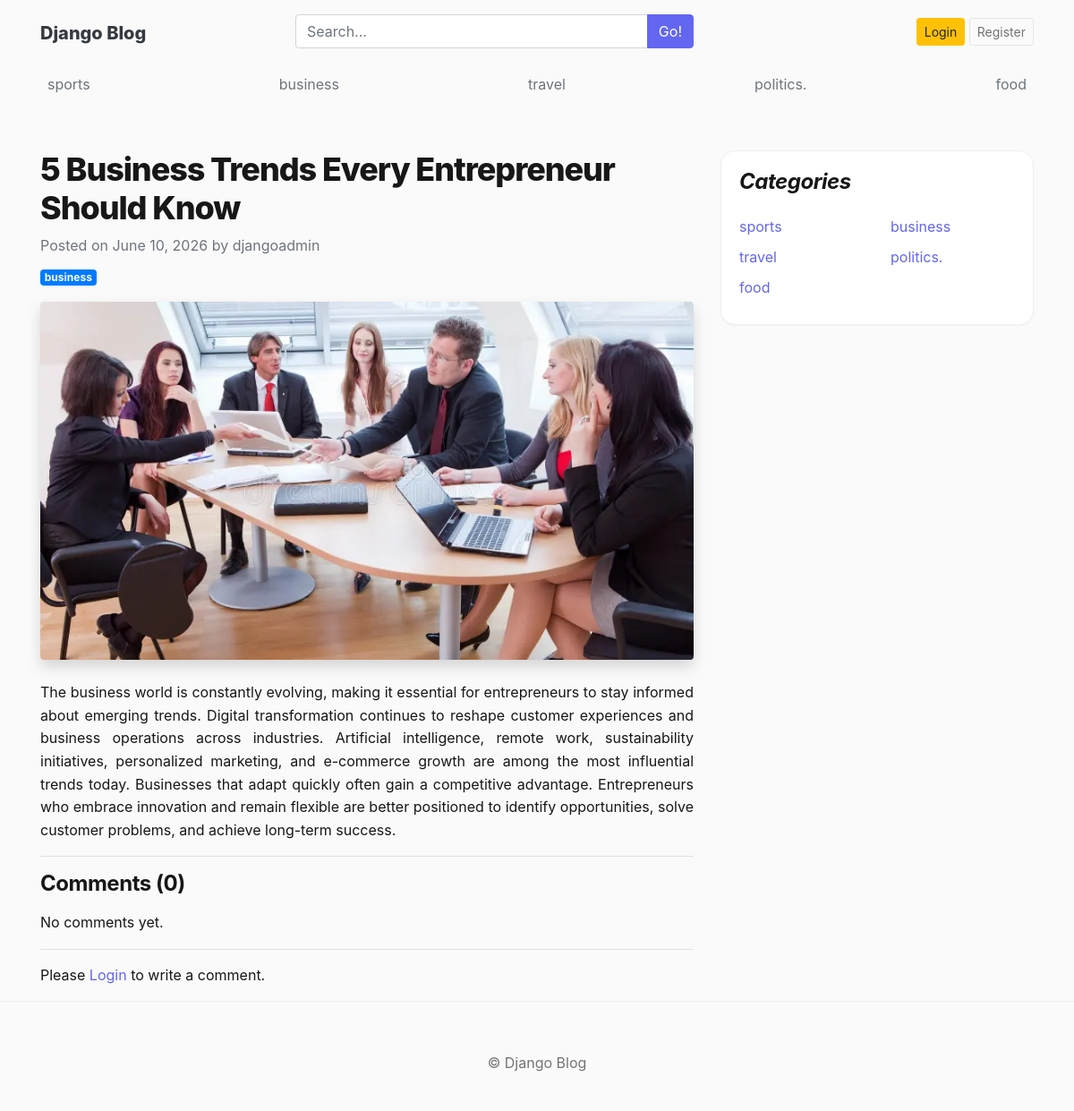
/blogSs/5-business-trends-every-entrepreneur-should-know-5/, run on an earlier commit of the app's database.
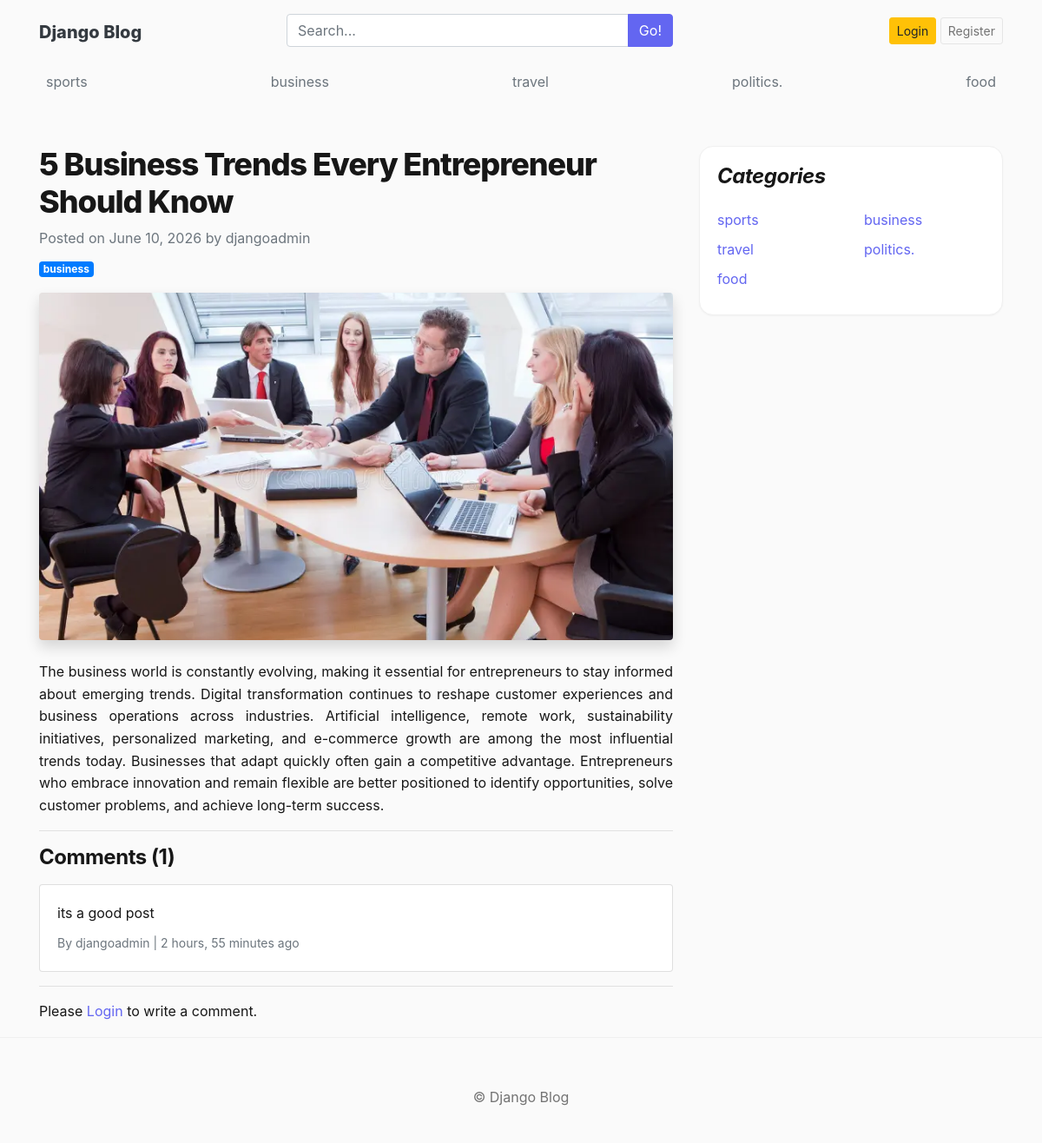
And on a later commit of the database.
### blogs/models.py (models this page shows, shortened)
class Category(models.Model):
    category_name = models.CharField(max_length=50, unique=True)
    created_at = models.DateField(auto_now_add=True)
    updated_at = models.DateField(auto_now=True)
    def __str__(self):
        return self.category_name
    class Meta:
        verbose_name_plural = 'categories'

class Blog(models.Model):
    title = models.CharField(max_length=100)
    slug = models.SlugField(
        max_length=150,
        unique=True,
        blank=True
    )
    category = models.ForeignKey(Category, on_delete=models.CASCADE)
    author = models.ForeignKey(User, on_delete=models.CASCADE)
    featured_image = models.ImageField(upload_to='uploads/%Y/%m/%d')
    short_description = models.TextField(max_length=500)
    blog_body = models.TextField(max_length=2000)
    status = models.CharField(
        max_length=20,
        choices=STATUS_CHOICES,
        default="Draft"
    )
    is_featured = models.BooleanField(default=False)
    created_at = models.DateTimeField(auto_now_add=True)
    updated_at = models.DateTimeField(auto_now=True)

class Comment(models.Model):
    user = models.ForeignKey(User, on_delete=models.CASCADE)
    blog = models.ForeignKey(Blog, on_delete=models.CASCADE)
    comment = models.TextField(max_length=250)
    created_at = models.DateTimeField(auto_now_add=True)
    updated_at = models.DateTimeField(auto_now=True)
    def __str__(self):
        return self.comment

### blogs/views.py (the view, shortened to what this page needs)
# urls.py: path('blogSs/<slug:slug>/',Blogsview.blogs,name='blogs'),
def blogs(request,slug):
    single_blog=get_object_or_404(Blog,slug=slug,status='Published')
    comments=Comment.objects.filter(blog=single_blog)
    print('comments>',comments)
    comment_count=comments.count()
    categories=Category.objects.all()
    context={
        'single_blog':single_blog,
        'categories':categories,
        'comments':comments,
        'comment_count':comment_count
    }
    return render(request,'blogs.html',context)

### blogs/context_processors.py (called while the page is built)
def get_categories(request):
    categories=Category.objects.all()
    blog_suggestions = Blog.objects.filter(status='Published').order_by('title').values_list('title', flat=True)
    return dict(categories=categories, blog_suggestions=blog_suggestions)

### templates/blogs.html
{% extends 'base.html' %}
{% block content %}
<div class="row mt-5">
    <div class="col-md-8 blog-main">
        <h1 class="blog-post-title">{{ single_blog.title }}</h1>
        <p class="text-muted mb-2">
            Posted on {{ single_blog.created_at|date:"F d, Y" }} by {{ single_blog.author }}
        </p>
        <div class="mb-3">
            <a href="{% url 'posts_by_category' single_blog.category.id %}"
               class="badge badge-primary">
                {{ single_blog.category }}
            </a>
        </div>
        {% if single_blog.featured_image %}
            <img
                src="{{ single_blog.featured_image.url }}"
                alt="{{ single_blog.title }}"
                class="img-fluid w-100 rounded shadow mb-4"
                style="height:400px; object-fit:cover;">
        {% endif %}
        <p class="text-justify">
            {{ single_blog.blog_body }}
        </p>
        <hr>
        <h4 class="mb-3">
            Comments ({{ comment_count }})
        </h4>
        {% if comments %}
            {% for comment in comments %}
                <div class="card mb-3">
                    <div class="card-body">
                        <p class="card-text mb-2">
                            {{ comment.comment }}
                        </p>
                        <small class="text-muted">
                            By {{ comment.user }} |
                            {{ comment.created_at|timesince }} ago
                        </small>
                    </div>
                </div>
            {% endfor %}
        {% else %}
            <p>No comments yet.</p>
        {% endif %}
        <hr>
        {% if user.is_authenticated %}
            <form method="POST">
                {% csrf_token %}
                <div class="form-group">
                    <textarea
                        name="comment"
                        rows="5"
                        class="form-control"
                        placeholder="Write your comment"></textarea>
                </div>
                <button type="submit" class="btn btn-primary">
                    Submit Comment
                </button>
            </form>
        {% else %}
            <p>
                Please
                <a href="{% url 'login' %}">Login</a>
                to write a comment.
            </p>
        {% endif %}
    </div>
    <aside class="col-md-4 blog-sidebar">
        <div class="card mb-4">
            <div class="card-body">
                <h4 class="font-italic mb-4">
                    Categories
                </h4>
                <div class="row">
                    {% for category in categories %}
                        <div class="col-6 mb-2">
                            <a href="{% url 'posts_by_category' category.id %}">
                                {{ category.category_name }}
                            </a>
                        </div>
                    {% endfor %}
                </div>
            </div>
        </div>
    </aside>
</div>
{% endblock %}

### templates/base.html (shortened to what this page needs)
{% load static %}
<!DOCTYPE html>
<html lang="en">
<head>
    <link rel="stylesheet"
          href="https://cdn.jsdelivr.net/npm/bootstrap@4.6.2/dist/css/bootstrap.min.css">
    <link href="{% static 'CSS/blog.css' %}" rel="stylesheet">
    <link href="https://maxcdn.bootstrapcdn.com/font-awesome/4.7.0/css/font-awesome.min.css" rel="stylesheet">
</head>
<body>
<div class="container">
    <header class="blog-header py-3">
        <div class="row justify-content-between align-items-center">
            <div class="col-12 col-md-3 pt-1 text-center text-md-left">
                <a class="blog-header-logo text-dark" href="/">
                    Django Blog
                </a>
            </div>
            <div class="col-12 col-md-5 my-2 my-md-0">
                <form method="get" action="{% url 'search' %}">
                    <div class="input-group">
                        <input type="text"
                               class="form-control"
                               name="q"
                               value="{{ keyword }}"
                               list="header-blog-title-suggestions"
                               placeholder="Search...">
                        <span class="input-group-append">
                            <button class="btn btn-primary" type="submit">
                                Go!
                            </button>
                        </span>
                    </div>
                </form>
            </div>
            <div class="col-12 col-md-4 d-flex justify-content-center justify-content-md-end align-items-center">
                {% if not user.is_authenticated %}
                    <a class="btn btn-sm btn-warning" href="{% url 'login' %}">
                        Login
                    </a>
                    <a class="btn btn-sm btn-outline-secondary" href="{% url 'register' %}">
                        Register
                    </a>
                {% else %}
                    <span>
                        <a href="{% url 'logout' %}">
                            Logout
                        </a>
                    </span>
                {% endif %}
            </div>
        </div>
    </header>
    <div class="nav-scroller py-1 mb-2">
        <nav class="nav d-flex justify-content-between">
            {% for cat in categories %}
                <a class="p-2 text-muted"
                   href="{% url 'posts_by_category' cat.id %}">
                    {{ cat.category_name }}
                </a>
            {% endfor %}
        </nav>
    </div>
    {% block content %}
    {% endblock %}
</div>
<footer class="blog-footer">
    <p class="mt-3">
        © {{ now.year }} Django Blog
    </p>
</footer>
</body>
</html>

### blog_main/static/CSS/blog.css (style rules this page uses)
:root { --color-bg: #fafafa; --color-surface: #ffffff; --color-text: #171717; --color-text-muted: #737373; --color-text-light: #a3a3a3; --color-border: #e5e5e5; --color-border-light: #f0f0f0; --color-accent: #6366f1; --color-accent-hover: #4f46e5; --color-accent-light: #eef2ff; --color-accent-subtle:#f5f3ff; --radius-sm: 8px; --radius-md: 12px; --radius-lg: 16px; --radius-xl: 20px; --radius-pill:999px; --shadow-xs: 0 1px 2px rgba(0, 0, 0, 0.04); --shadow-sm: 0 1px 3px rgba(0, 0, 0, 0.06), 0 1px 2px rgba(0, 0, 0, 0.04); --shadow-md: 0 4px 12px rgba(0, 0, 0, 0.08); --shadow-lg: 0 8px 24px rgba(0, 0, 0, 0.10); --font-sans: 'Inter', system-ui, -apple-system, sans-serif; --transition: 0.2s ease; }
*, *::before, *::after { box-sizing: border-box; }
body { font-family: var(--font-sans); font-size: 1rem; line-height: 1.6; color: var(--color-text); background-color: var(--color-bg); -webkit-font-smoothing: antialiased; -moz-osx-font-smoothing: grayscale; }
h1, h2, h3, h4, h5, h6 { font-family: var(--font-sans); font-weight: 700; letter-spacing: -0.02em; color: var(--color-text); }
a { color: var(--color-accent); text-decoration: none; transition: color var(--transition); }
.btn-primary { background-color: var(--color-accent) !important; border-color: var(--color-accent) !important; }
.btn-outline-secondary { color: var(--color-text-muted) !important; border-color: var(--color-border) !important; }
.blog-post-title { font-size: 2.25rem; font-weight: 800; letter-spacing: -0.03em; line-height: 1.2; }
.blog-sidebar .card, .blog-sidebar > .p-3 { background: var(--color-surface); border: 1px solid var(--color-border-light); border-radius: var(--radius-lg); box-shadow: var(--shadow-xs); }
.blog-header-logo { font-family: var(--font-sans); font-size: 1.25rem; font-weight: 800; }
.blog-footer { padding: 2.5rem 0; color: var(--color-text-muted); text-align: center; background-color: var(--color-bg); border-top: 1px solid var(--color-border-light); }
.blog-footer p:last-child { margin-bottom: 0; }

What changed in the data, as far as the page shows it:
added Comment: comment "its a good post", user "djangoadmin", created_at "2 hours, 55 minutes"
Also different on the page:
{{ comment_count }}: "0" → "1"
text no longer shown: "No comments yet."
